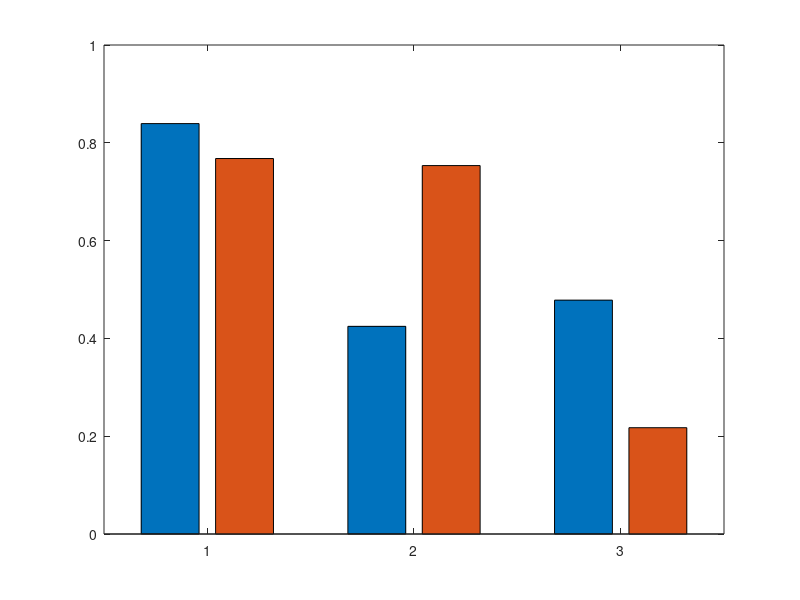

The MATLAB script that drew this image: (Note: this script raises an error after producing the figure.)
function plotAccuracyFreshFrozenBlebbed
    y = [47/56   43/56; 31/73   55/73; 11/23   5/23];
    str={'Fresh'; 'Frozen'; 'Blebbed'};
    labels= {'RUSBoosted', 'Bagged'; 'RUSBoosted', 'Bagged';'RUSBoosted', 'Bagged'};
    

    hB=bar(y);          % use a meaningful variable for a handle array...
    hAx=gca;            % get a variable for the current axes handle
    hAx.XTickLabel=str; % label the ticks
    hT=[];              % placeholder for text object handles
    for i=1:length(hB)  % iterate over number of bar objects
    hT=[hT,text(hB(i).XData+hB(i).XOffset,hB(i).YData,labels(:,i), ...
          'VerticalAlignment','bottom','horizontalalign','center')];
    end

    xlabel("Type")
    ylabel("Accuracy");
    title("Comparison of Accuracy of RUSBoosted and Bagged Trees");
end